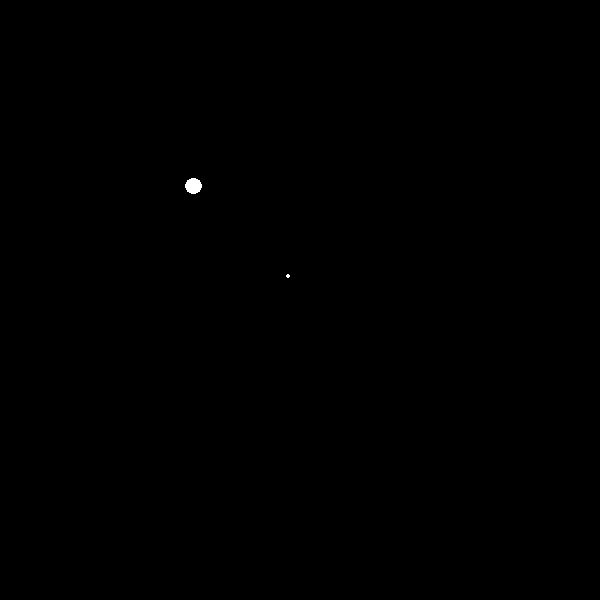
#> input picture Sky Simulator/test.png, 600 x 600 px
$ python prova.py
#> lines starting #> are read from the running program, lines starting #| are printed output that depends on the picture; after the words box and inside, x2 and y2 are one past the last pixel; in counts of white or black regions, pixels touching at a corner belong together
### Sky Simulator/Filteretor.py
from PIL import Image
from pathlib import Path
import os
from scipy import signal
import matplotlib.pyplot as plt
import Kernels
import numpy as np

def main():
    path = Path.cwd()
    path = os.path.join(path, 'test.png')
    new_im = Image.open(path).convert('L')
#> new_im: PIL image 600x600 L; 0.06% white; 2 white regions (1 under 20 px), largest, box (x1, y1, x2, y2) and area: (185, 178, 202, 194) 208
    dimker=40
    kernel = Kernels.k2(dimker)  #si può passare(dimensione, anisotropia) / (dim, std, anis) nel caso di k2
    arry = signal.fftconvolve(new_im, kernel, mode='same')

    fig, (normal, ker, convol)= plt.subplots(3,1)
    normal.imshow(new_im, cmap='gray')
    normal.set_title('Original')
    normal.set_axis_off()
    ker.imshow(kernel, cmap='gray')
    ker.set_title('Kernel')
    ker.set_axis_off()
    convol.imshow(arry, cmap='gray')
    convol.set_title('Convoluted')
    convol.set_axis_off()
    fig.show()
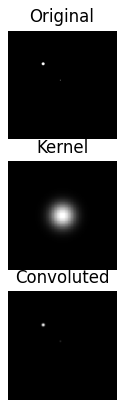
#> figure drawn by matplotlib, 3 panels
    return arry
   #plt.savefig('my.png')

# [2 lines that do not run on import are left out]

### Sky Simulator/Kernels.py
import numpy as np
from scipy import signal
from pathlib import Path
from PIL import Image

# [20 lines left out: functions star, k1, not called in this run]

def k2(klen=10, std=3, anis=1): #Naive gaussian kernel, test
    gker1d= signal.gaussian(klen, std=std).reshape(klen).reshape(klen,1)
    gker1d_b= signal.gaussian(klen, std=std*anis).reshape(klen).reshape(klen,1)
    gker2d=np.outer(gker1d, gker1d_b)
    return gker2d

# [19 lines left out: functions k3, k4, k5, k6, not called in this run]

### Sky Simulator/prova.py
import Filteretor as Fil
from PIL import Image

new_im = Fil.main()
new_im = Image.fromarray((new_im/255))
#> new_im: PIL image 600x600 F
new_im.show()

#print(new_im)
